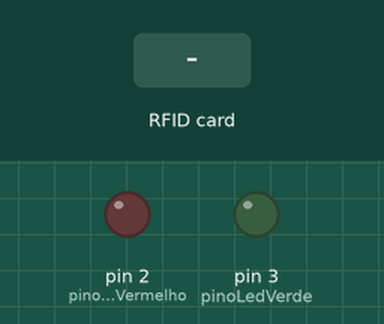
This sketch was run on a simulated Arduino Uno, built with avr-gcc and run on an emulated ATmega328P. Parts: output pins drawn as LEDs (lit = HIGH). The inputs (shaded band) are chosen by the test bench. Pins used as bus, display or sensor lines are not drawn.

Above: at 1.2 s.
1.3 s: RFID card 27 41 AA AB held to the reader
At 1.6 s:
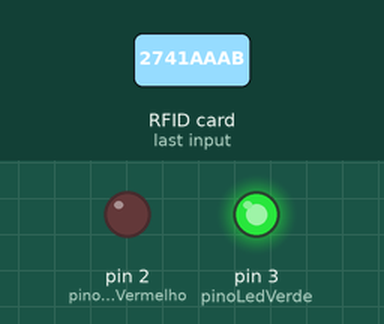
2.8 s: RFID card 5E 7A 19 C4 held to the reader
At 5.3 s:
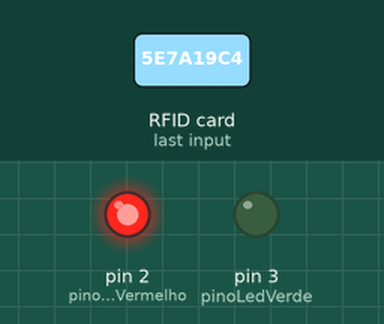
Timing chart, 0 to 8.8 s (numbered marks = the images above; inputs shaded):
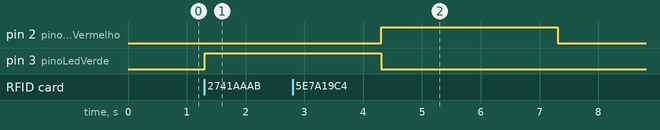

Measured:
- after the input at 1.3 s, pin 3 (pinoLedVerde): LOW → HIGH at once
- after the input at 2.8 s, pin 2 (pinoLedVermelho): LOW → HIGH after 1.5 s, → LOW 3.0 s later

The sketch:

RTC.ino
```cpp
#include <Wire.h> //INCLUSÃO DA BIBLIOTECA NECESSÁRIA
#include <SPI.h> //INCLUSÃO DE BIBLIOTECA
#include <MFRC522.h> //INCLUSÃO DE BIBLIOTECA

#define SS_PIN 10 //PINO SDA
#define RST_PIN 9 //PINO DE RESET

MFRC522 rfid(SS_PIN, RST_PIN); //PASSAGEM DE PARÂMETROS REFERENTE AOS PINOS


const int pinoLedVerde = 3; //PINO DIGITAL REFERENTE AO LED VERDE
const int pinoLedVermelho = 2; //PINO DIGITAL REFERENTE AO LED VERMELHO

void setup(){

  Wire.begin(); //INICIALIZA A BIBLIOTECA WIRE
  SPI.begin(); //INICIALIZA O BARRAMENTO SPI
  rfid.PCD_Init(); //INICIALIZA MFRC522

  pinMode(pinoLedVerde, OUTPUT); //DEFINE O PINO COMO SAÍDA
  pinMode(pinoLedVermelho, OUTPUT); //DEFINE O PINO COMO SAÍDA

  digitalWrite(pinoLedVerde, LOW); //LED INICIA DESLIGADO
  digitalWrite(pinoLedVermelho, LOW); //LED INICIA DESLIGADO
}

void loop() {
  leituraRfid(); //CHAMA A FUNÇÃO RESPONSÁVEL PELA VALIDAÇÃO DA TAG RFID
}

//FUNÇÃO DE VALIDAÇÃO DA TAG RFID
void leituraRfid(){
  if (!rfid.PICC_IsNewCardPresent() || !rfid.PICC_ReadCardSerial()) //VERIFICA SE O CARTÃO PRESENTE NO LEITOR É DIFERENTE DO ÚLTIMO CARTÃO LIDO. CASO NÃO SEJA, FAZ
    return; //RETORNA PARA LER NOVAMENTE

  /***INICIO BLOCO DE CÓDIGO RESPONSÁVEL POR GERAR A TAG RFID LIDA***/
  String strID = "";
  for (byte i = 0; i < 4; i++) {
    strID +=
    (rfid.uid.uidByte[i] < 0x10 ? "0" : "") +
    String(rfid.uid.uidByte[i], HEX) +
    (i!=3 ? ":" : "");
  }
  strID.toUpperCase();
/***FIM DO BLOCO DE CÓDIGO RESPONSÁVEL POR GERAR A TAG RFID LIDA***/

  //O ENDEREÇO "27:41:AA:AB" DEVERÁ SER ALTERADO PARA O ENDEREÇO DA SUA TAG RFID QUE CAPTUROU ANTERIORMENTE
  if (strID.indexOf("27:41:AA:AB") >= 0) { //SE O ENDEREÇO DA TAG LIDA FOR IGUAL AO ENDEREÇO INFORMADO, FAZ
    digitalWrite(pinoLedVerde, HIGH); //LIGA O LED VERDE
    delay(3000); //INTERVALO DE 4 SEGUNDOS
    digitalWrite(pinoLedVerde, LOW); //DESLIGA O LED VERDE
  }else{ //SENÃO, FAZ (CASO A TAG LIDA NÃO SEJÁ VÁLIDA)
    digitalWrite(pinoLedVermelho, HIGH); //LIGA O LED VERMELHO
    delay(3000); ////INTERVALO DE 6 SEGUNDOS
    digitalWrite(pinoLedVermelho, LOW); //DESLIGA O LED VERDE
  }

  rfid.PICC_HaltA(); //PARADA DA LEITURA DO CARTÃO
  rfid.PCD_StopCrypto1(); //PARADA DA CRIPTOGRAFIA NO PCD
  }
```
